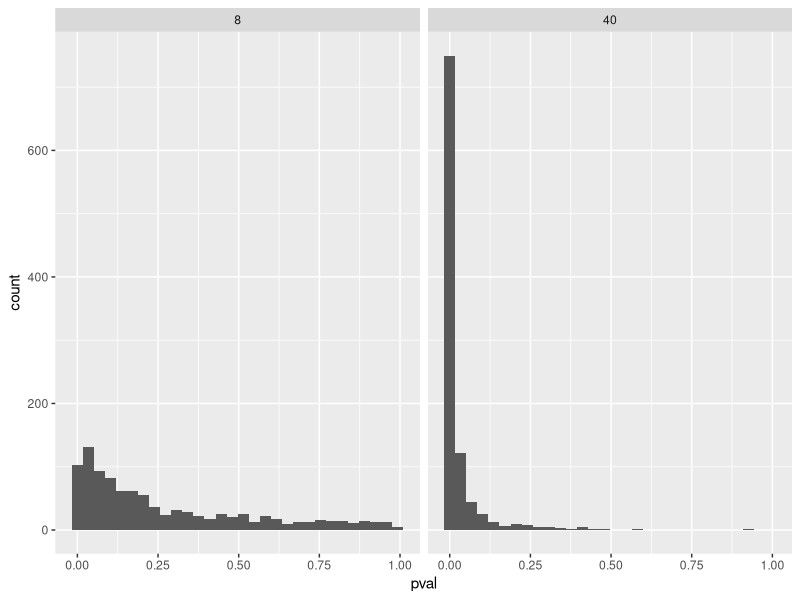

The R source for this figure:
## ---- chunk 1
#| include: false

library(tidyverse)

set.seed(1)
population <- rnorm(1000000, mean = 1.5, sd = 3)


samp1 <- data.frame(y = sample(population, 8, replace = FALSE))

samp2 <- data.frame(y = sample(population, 40, replace = FALSE))


m1 <- lm(y ~ 1, data = samp1)
m2 <- lm(y ~ 1, data = samp2)

summary(m1)
summary(m2)
## ---- chunk 2
#| include: false
# Create data frames to store the model estimates
results_8 <- data.frame(estimate = rep(NA, 1000), 
                      se = rep(NA, 1000), 
                      pval = rep(NA, 1000), 
                      n = 8)  

results_40 <- data.frame(estimate = rep(NA, 1000), 
                      se = rep(NA, 1000), 
                      pval = rep(NA, 1000), 
                      n = 40)

# A for loop used to sample 1000 studies, each iteration (i) will draw a new sample
# from the population. 

for(i in 1:1000) {
  
  # Draw a sample 
  samp1 <- data.frame(y = sample(population, 8, replace = FALSE))
  samp2 <- data.frame(y = sample(population, 40, replace = FALSE))

  # Model the data
  m1 <- lm(y ~ 1, data = samp1)
  m2 <- lm(y ~ 1, data = samp2)
  
  # Extract values from the models
  results_8[i, 1] <- coef(summary(m1))[1, 1]
  results_8[i, 2] <- coef(summary(m1))[1, 2]
  results_8[i, 3] <- coef(summary(m1))[1, 4]

  results_40[i, 1] <- coef(summary(m2))[1, 1]
  results_40[i, 2] <- coef(summary(m2))[1, 2]
  results_40[i, 3] <- coef(summary(m2))[1, 4]
  
  
}


# Save the results in a combined data frame

results <- bind_rows(results_8, results_40)

# Example code for copy and paste

# A two facets histogram can be created with ggplot2
results %>%
  ggplot(aes(pval)) + 
  geom_histogram() +
  facet_wrap(~ n)


# Count the proportion of tests below a certain p-value for each 
results %>%
  filter(pval < 0.05) %>%
  group_by(n) %>%
  summarise(sig_results = n()/1000)

# Using the pwr package
library(pwr)

pwr.t.test(n = 40, sig.level = 0.05, d = 1.5/3, type = "one.sample")
